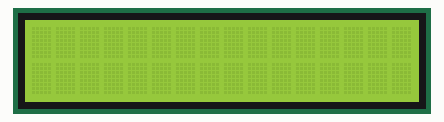
Simulated run of this sketch. Board: Arduino Uno, built with avr-gcc and run on an emulated ATmega328P. Parts: 16×2 character LCD.

Above: at 0.1 s.
At 0.6 s:
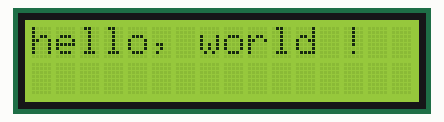

Measured:
- what the display in image 1 shows lasts 0.5 s, from 0.6 s to 1.1 s

The sketch:

LCD.ino
```cpp
#include <LiquidCrystal.h>
LiquidCrystal LCD(13,12,11,10,9, 8);

void setup() {
 LCD.begin(16,2);
 LCD.print("hello, world ! ");
}

void loop() {
  // put your main code here, to run repeatedly:
  LCD.noDisplay();
  delay(500);
  LCD.display();
  delay(500);
}
```
